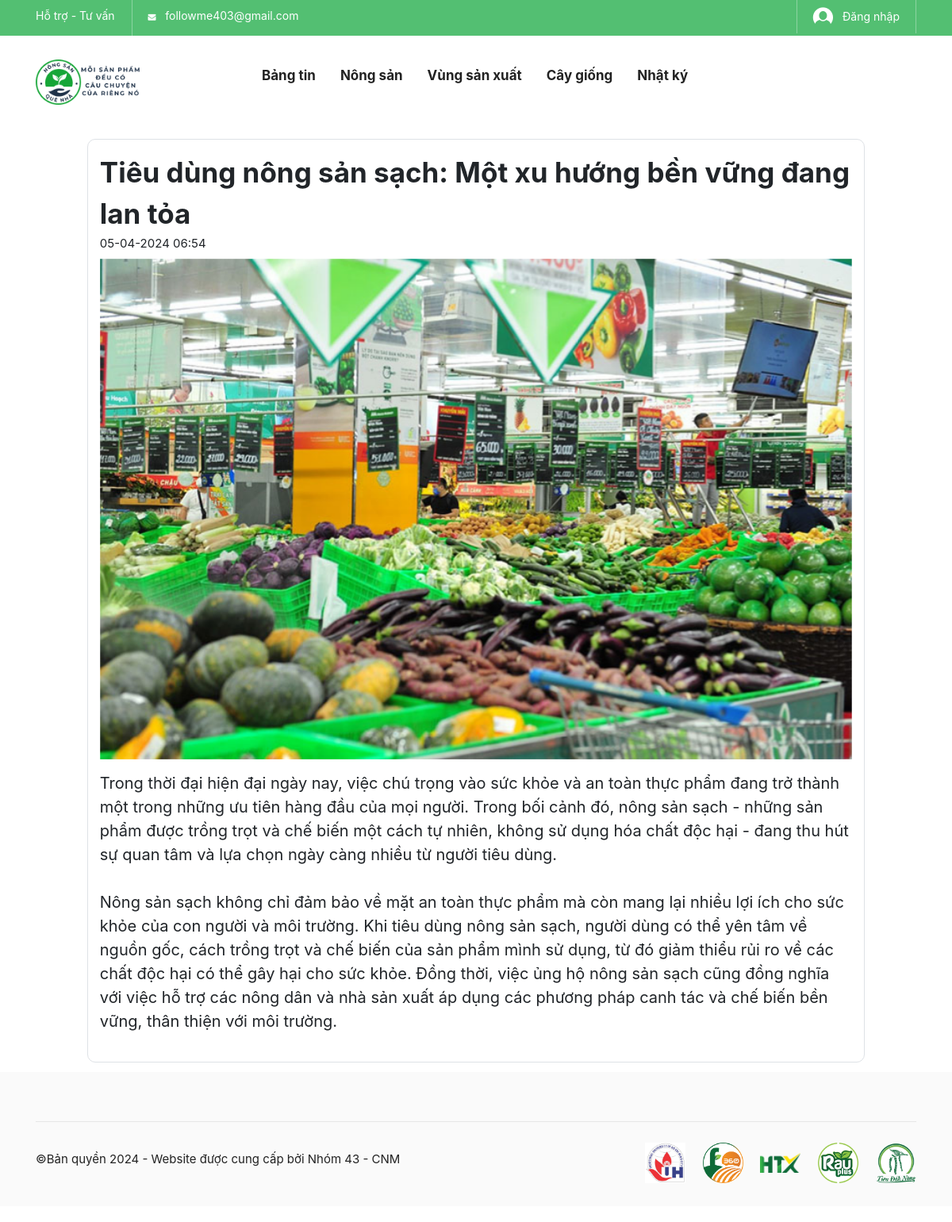
The app's page /baiviet.php?id=3 with its own data.
### tables this page shows
CREATE TABLE `header_info` (
  `id` int(10) NOT NULL,
  `email` varchar(30) NOT NULL,
  `tweeter` varchar(500) NOT NULL,
  `fb_link` varchar(500) NOT NULL,
  `pinterest` varchar(500) NOT NULL,
  `phone` varchar(20) NOT NULL
);

CREATE TABLE `baiviet` (
  `id_bv` int(11) NOT NULL,
  `nguoidang` int(11) NOT NULL,
  `tieude` varchar(255) NOT NULL,
  `noidung` text NOT NULL,
  `hinhanh` varchar(255) NOT NULL,
  `ngaydang` timestamp NOT NULL DEFAULT CURRENT_TIMESTAMP
);

### admin/class/adminback.php (called while the page is built, shortened)
<?php
class  adminback
{
    private $connection;
    function __construct()
    {
        $dbhost = "localhost";
        $dbuser = "tien123";
        $dbpass = "123456";
        $dbname = "nongsanquenha";
        $this->connection = mysqli_connect($dbhost, $dbuser, $dbpass, $dbname);
        mysqli_set_charset($this->connection,'UTF8');
    }
    function display_links()
    {
        $query = "SELECT * FROM header_info";
        if (mysqli_query($this->connection, $query)) {
            $ctg_info = mysqli_query($this->connection, $query);
            return $ctg_info;
        }
    }
    function show_baiviet_by_id($id_bv){
        $query = "SELECT * FROM `baiviet` WHERE `id_bv`=$id_bv";
        if(mysqli_query($this->connection, $query)){
            $result = mysqli_query($this->connection, $query);
            return $result;
        }
    }
}

### baiviet.php (the view, shortened to what this page needs)
<?php
    include_once ("admin/class/adminback.php");
    $obj = new adminback();
    $bv = $obj->show_baiviet_by_id($_REQUEST['id']);
    $baiviet = array();
while($pdt_ftecth = mysqli_fetch_assoc($bv)){
            $baiviet[] = $pdt_ftecth;
}
?>
<?php
include_once("includes/head.php");
?>
<body class="biolife-body">
    <header id="header" class="header-area style-01 layout-03">
        <?php
        include_once("includes/header_top.php");
        ?>
        <?php
        include_once("includes/header_middle.php");
        ?>
    </header>
    <div class="page-contain container" style="padding: 0 0;">
        <div id="main-content" style="padding: 1% 7%;" class="main-content">
                            <?php
                            foreach ($baiviet as $bv) {
                            ?>
                                    <div class="single-layout border" style="display: flex; flex-direction: column;border-radius: 10px;margin-top:10px;">
                                            <div class="product-attribute" style="padding: 15px 15px;">
                                                <div class="price" style="margin-top:0px">
                                                    <span  style="font-weight: bold;font-size:35px;" class="price-amount"><span  class="currencySymbol"></span><?php echo $bv['tieude'] ?></span>
                                                </div>
                                                <span class="float-left" style="font-size: 15px;"><?= date('d-m-Y H:i', strtotime($bv["ngaydang"])) ?></span>
                                                <br>
                                                <div class="media" style="display: block;">
                                                    <ul class="biolife-carousel slider-for" data-slick='{"arrows":false,"dots":false,"slidesMargin":30,"slidesToShow":1,"slidesToScroll":1,"fade":true,"asNavFor":".slider-nav"}'>
                                                        <img src="admin/uploads/baiviet/<?php echo $bv['hinhanh'] ?>" style="object-fit: contain;" alt="" width="100%" height="auto">
                                                    </ul>
                                                </div>
                                                <br>
                                                <span style="font-size:200%;" >
                                                <?php
                                                    if($bv['noidung'] != null){
                                                        $lines = explode("\n", $bv['noidung']);
                                                        foreach ($lines as $line) {
                                                            echo '<span>' . $line . '</span> <br>';
                                                        }
                                                        echo '
                                                            </div>
                                                            <hr>';
                                                    }
                                                ?>
                                            </div>
                                        <?php }?>
                                    </div>
        </div>
    <?php
    include_once("includes/footer.php");
    ?>
</body>
</html>
<link rel="stylesheet" href="https://cdn.jsdelivr.net/npm/bootstrap@4.6.2/dist/css/bootstrap.min.css">

### includes/header_top.php (shortened to what this page needs)
<?php
$obj= new adminback();
    $links = $obj->display_links();
?>
<div class="header-top bg-main hidden-xs">
            <div class="container">
                <div class="top-bar left">
                    <ul class="horizontal-menu">
                        <li><a href="#">Hỗ trợ - Tư vấn</a></li>
                        <?php
                        while( $link = mysqli_fetch_assoc($links)){?>
                        <li>
                            <p style="color:white" class="fa fa-envelope"></p><a href="" > &nbsp;
                           <?php  echo $link['email'];  ?>
                          </a></li>
                    </ul>
                </div>
                <div class="top-bar right">
                               <?php } ?>
                    <ul class="horizontal-menu">
                        <li><a href="dangnhap.php" class="login-link"><i class="biolife-icon icon-login"></i>
                        <?php
                        if(isset($_SESSION['username'])){
                            echo $_SESSION['username'];
                        }else{
                            echo "Đăng nhập";
                        }
                        ?>
                        </a></li>
                    </ul>
                </div>
            </div>
        </div>

### assets/css/main-color03-green.css (style rules this page uses)
.bg-main, .testml-elem-2, .btn.btn-thin:hover, .service-inner.style-02 .number, .biof-loading-center-absolute .dot, .biolife-service__type02 .foot-area, .biolife-tweet-item .tw-head .icon i, .biolife-social.circle-hover ul li a:hover, .footer.layout-02 .copy-rights-contain, .tab-head__default .tab-element .tab-link::before, .header-top .top-bar .social-list.circle-layout a:hover, .biolife-banner__grid:not(.type-02) .banner-contain .cat-name::before, .slider-opt04__layout01.light-version .buttons .btn.btn-bold:not(:hover), .biolife-banner__style-05 .btn-shopnow, .biolife-banner__style-06 .btn-shopnow, .biolife-banner__style-07 .btn-shopnow, .style-bottom-info.layout-02 .thumbnail .post-date, .style-bottom-info.layout-03 .thumbnail .post-date, .tab-head__icon-top-layout a::after, .slider-opt03__layout01.mode-03 .buttons .btn.btn-bold:not(:hover), .biolife-banner__special-02 .product-detail .add-to-cart-btn:not(:hover), .contain-product__right-info-layout3 .buttons .add-to-cart-btn:not(:hover), .contain-product__deal-layout .slide-down-box .buttons .add-to-cart-btn, .biolife-banner__special .product-detail .add-to-cart-btn, .post-item .group-buttons .count-number:hover .number, .post-item .post-content .btn.readmore:hover, .post-comments .form-row.last-btns .btn-sumit, .style-bottom-info.layout-03 .post-meta .liked .number, .single-post-contain .post-foot .socials-connection .social-list li a:hover, .wgt-twitter-item .detail .viewall a:hover::before, .biolife-carousel .slick-dots li.slick-active button, .btn.btn-bold:not(:hover), .contact-form-container .form-row .btn-submit, .login-on-checkout .form-row button, .minicart-block.layout-02 .icon-contain .btn-to-cart, .checkout-progress-wrap .checkout-act.active .title-box .number, .biolife-progress-bar .progress .progress-bar, .shpcart-subtotal-block .btn-checkout .btn, .shopping-cart-container table td.wrap-btn-control .btn, .review-form-wrapper .form-row button[type=submit], .header-area.layout-01 .mobile-search .open-searchbox, .product-tabs.single-layout .tab-head .tabs li a::before, .sumary-product .action-form .buttons .pull-row .btn:hover::before, .sumary-product .action-form .buttons .pull-row .btn:hover::after, .biolife-panigations-block ul li a:hover, .biolife-panigations-block ul li .current-page, .pr-detail-layout .info .buttons .add-to-cart-btn, .contain-product.layout-default .slide-down-box .buttons .add-to-cart-btn, .sidebar .price-filter .frm-contain .f-item .btn-submit, .newsletter-block .form-content .bnt-submit, .mobile-search .mobile-search-content .btn-submit, .vertical-category-block .block-title, .biolife-banner__promotion3 .product-detail .add-to-cart-btn, .biolife-banner__grid .banner-contain .cat-name::before, .biolife-cart-info .minicart-block .btn-control .view-cart, .sumary-product .action-form .buttons .add-to-cart-btn, .service-inner.color-reverse .number, .content-404 .button, .biolife-cart-info .icon-qty-combine .qty { background-color: #1aaa43bf; }

### baiviet.php (style rules this page uses)
body { margin-top:20px; background:#eee; }
.media img { max-width: 100%; height: auto; }

### includes/head.php (style rules this page uses)
body { font-family: "Open Sans", sans-serif; }

### records on screen
header_info: email "followme403@gmail.com"
baiviet: tieude "Tiêu dùng nông sản sạch: Một xu hướng bền vững đang lan tỏa", ngaydang "05-04-2024 06:54", hinhanh (picture), noidung "Trong thời đại hiện đại ngày nay, việc chú trọng vào sức khỏe và an toàn thực phẩm đang trở thành một trong những ưu tiên hàng đầu của mọi người. Trong bối cảnh đó, nông sản sạch - những sản phẩm được trồng trọt và chế biến một cách tự nhiên, không sử dụng hóa chất độc hại - đang thu hút sự quan tâm và lựa chọn ngày càng nhiều từ người tiêu dùng.", noidung "Nông sản sạch không chỉ đảm bảo về mặt an toàn thực phẩm mà còn mang lại nhiều lợi ích cho sức khỏe của con người và môi trường. Khi tiêu dùng nông sản sạch, người dùng có thể yên tâm về nguồn gốc, cách trồng trọt và chế biến của sản phẩm mình sử dụng, từ đó giảm thiểu rủi ro về các chất độc hại có thể gây hại cho sức khỏe. Đồng thời, việc ủng hộ nông sản sạch cũng đồng nghĩa với việc hỗ trợ các nông dân và nhà sản xuất áp dụng các phương pháp canh tác và chế biến bền vững, thân thiện với môi trường."
